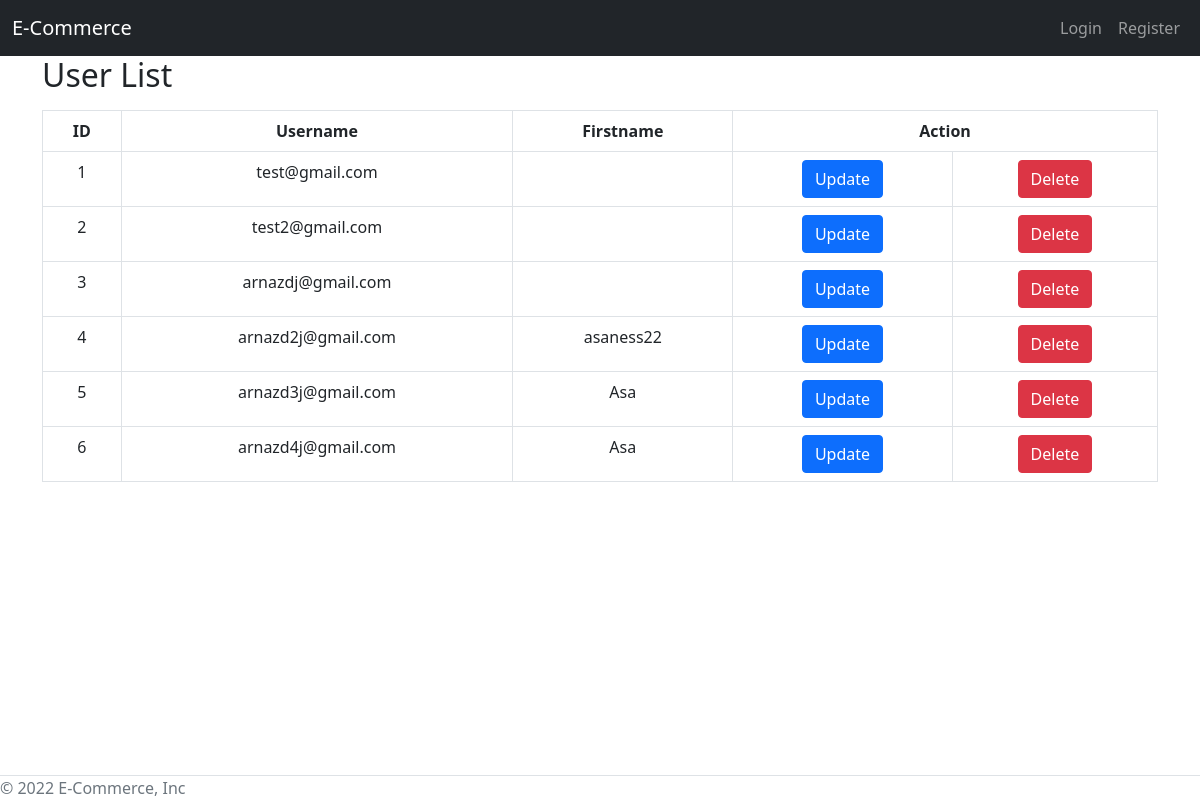
/users/, run on the app's committed database.
### accounts/models.py (models this page shows, shortened)
class User(AbstractBaseUser):
    email = models.EmailField(max_length=255, unique=True)
    first_name = models.CharField(max_length=100)
    last_name = models.CharField(max_length=100)
    active = models.BooleanField(default=True)  # able to login
    staff = models.BooleanField(default=False)
    admin = models.BooleanField(default=False)
    timestamp = models.DateTimeField(auto_now_add=True)
    student = models.BooleanField(default=False)
    USERNAME_FIELD = 'email'  # username
    REQUIRED_FIELDS = []  # what fields are ask when running python manage.py createsuperuser
    objects = UserManager()

### test202/views.py (the view)
# urls.py: path('users/', list_user, name='list_user'),
def list_user(request):
    model = User.objects.all().values()
    context = {
        'model': model
    }
    return render(request, 'auth/list_user.html', context)

### templates/auth/list_user.html (shortened to what this page needs)
<!DOCTYPE html>
<html lang="en">
<head>
    {% include 'base/css.html' %}
</head>
<body>
{% include 'base/navbar.html' %}
<div class="container">
        <h2>User List</h2>
        <div class="reward mt-3">
            <div class="table-responsive">
              <table class="table table-bordered">
                    <thead>
                        <tr>
                         <th class="col text-center">ID</th>
                         <th class="col text-center">Username</th>
                         <th class="col text-center">Firstname</th>
                         <th class="col text-center" colspan="2">Action</th>
                        </tr>
                    </thead>
                    <tbody>
                          {% for foo in model %}
                            <tr>
                                <td class="col text-center" data-label="ID">{{ foo.id }}</td>
                                <td class="col text-center" data-label="Rewards">{{ foo.email }}</td>
                                <td class="col text-center" data-label="Points">{{ foo.first_name }}</td>
                                <td>
                                    <div class="col text-center">
                                        <button  class="update-btn btn btn-primary text-center" onclick="location.href='{% url 'update' foo.id %}'">
                                    Update</button>
                                    </div>
                                </td>
                                <td>
                                    <div class="col text-center">
                                        <button  class="delete-btn btn btn-danger" onclick="location.href='{% url 'delete' foo.id %}'">
                                        Delete</button>
                                    </div>
                                </td>
                          </tr>
                        {% endfor %}
                    </tbody>
                </table>
            </div>
          </div>
    </div>
{% include 'base/footer.html' %}
</body>
</html>

### data on the page
User: id "1", email "test@gmail.com"
User: id "2", email "test2@gmail.com"
User: id "3", email "arnazdj@gmail.com"
User: id "4", email "arnazd2j@gmail.com", first_name "asaness22"
User: id "5", email "arnazd3j@gmail.com", first_name "Asa"
User: id "6", email "arnazd4j@gmail.com", first_name "Asa"
